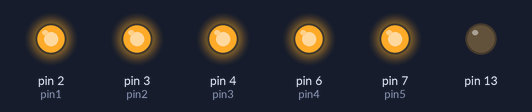
The sketch below on a simulated Arduino Uno, built with avr-gcc and run on an emulated ATmega328P. Parts: output pins drawn as LEDs (lit = HIGH).

Above: at 0.3 s.
At 5.1 s:
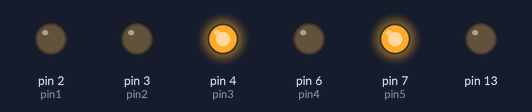
At 9.6 s:
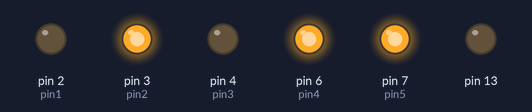
At 19.3 s:
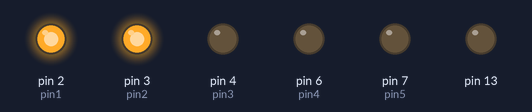
At 29.1 s:
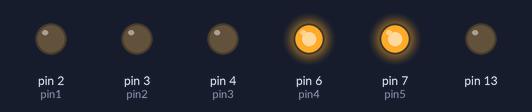
At 38.8 s:
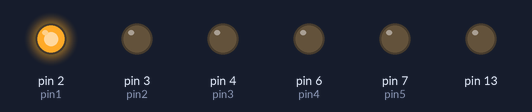
Timing chart, 0 to 40.0 s (numbered marks = the images above):
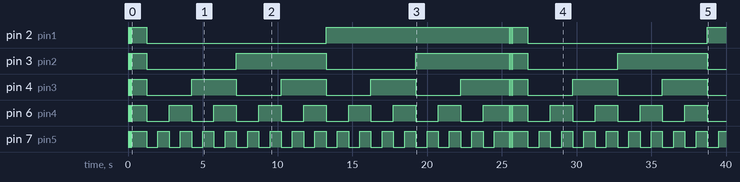

The sketch:

1._5_bit_binary_system_viewer.ino
```cpp
int pin1=2;
int pin2=3;
int pin3=4;
int pin4=6;
int pin5=7;

int dt=750;

void setup() {
  // put your setup code here, to run once:
  pinMode(pin1,OUTPUT);
  pinMode(pin2,OUTPUT);
  pinMode(pin3,OUTPUT);
  pinMode(pin4,OUTPUT);
  pinMode(pin5,OUTPUT);
  pinMode(13,OUTPUT);
  digitalWrite(13,LOW);
}

void loop() {
  // put your main code here, to run repeatedly:
  digitalWrite(pin1,LOW); //START
  digitalWrite(pin2,LOW);
  digitalWrite(pin3,LOW);
  digitalWrite(pin4,LOW);
  digitalWrite(pin5,LOW);
  delay(50);
  digitalWrite(pin1,HIGH); //START
  digitalWrite(pin2,HIGH);
  digitalWrite(pin3,HIGH);
  digitalWrite(pin4,HIGH);
  digitalWrite(pin5,HIGH);
  delay(50);
  digitalWrite(pin1,LOW); //START
  digitalWrite(pin2,LOW);
  digitalWrite(pin3,LOW);
  digitalWrite(pin4,LOW);
  digitalWrite(pin5,LOW);
  delay(50);
  digitalWrite(pin1,HIGH); //START
  digitalWrite(pin2,HIGH);
  digitalWrite(pin3,HIGH);
  digitalWrite(pin4,HIGH);
  digitalWrite(pin5,HIGH);
  delay(50);
  digitalWrite(pin1,LOW); //START
  digitalWrite(pin2,LOW);
  digitalWrite(pin3,LOW);
  digitalWrite(pin4,LOW);
  digitalWrite(pin5,LOW);
  delay(50);
  digitalWrite(pin1,HIGH); //START
  digitalWrite(pin2,HIGH);
  digitalWrite(pin3,HIGH);
  digitalWrite(pin4,HIGH);
  digitalWrite(pin5,HIGH);
  delay(1000);


  digitalWrite(pin1,LOW); //00
  digitalWrite(pin2,LOW);
  digitalWrite(pin3,LOW);
  digitalWrite(pin4,LOW);
  digitalWrite(pin5,LOW);
  delay(dt);

  digitalWrite(pin1,LOW); //01
  digitalWrite(pin2,LOW);
  digitalWrite(pin3,LOW);
  digitalWrite(pin4,LOW);
  digitalWrite(pin5,HIGH);
  delay(dt);

  digitalWrite(pin1,LOW); //02
  digitalWrite(pin2,LOW);
  digitalWrite(pin3,LOW);
  digitalWrite(pin4,HIGH);
  digitalWrite(pin5,LOW);
  delay(dt);

  digitalWrite(pin1,LOW); //03
  digitalWrite(pin2,LOW);
  digitalWrite(pin3,LOW);
  digitalWrite(pin4,HIGH);
  digitalWrite(pin5,HIGH);
  delay(dt);

  digitalWrite(pin1,LOW); //04
  digitalWrite(pin2,LOW);
  digitalWrite(pin3,HIGH);
  digitalWrite(pin4,LOW);
  digitalWrite(pin5,LOW);
  delay(dt);

  digitalWrite(pin1,LOW); //05
  digitalWrite(pin2,LOW);
  digitalWrite(pin3,HIGH);
  digitalWrite(pin4,LOW);
  digitalWrite(pin5,HIGH);
  delay(dt);

  digitalWrite(pin1,LOW); //06
  digitalWrite(pin2,LOW);
  digitalWrite(pin3,HIGH);
  digitalWrite(pin4,HIGH);
  digitalWrite(pin5,LOW);
  delay(dt);

  digitalWrite(pin1,LOW); //07
  digitalWrite(pin2,LOW);
  digitalWrite(pin3,HIGH);
  digitalWrite(pin4,HIGH);
  digitalWrite(pin5,HIGH);
  delay(dt);

  digitalWrite(pin1,LOW); //08
  digitalWrite(pin2,HIGH);
  digitalWrite(pin3,LOW);
  digitalWrite(pin4,LOW);
  digitalWrite(pin5,LOW);
  delay(dt);

  digitalWrite(pin1,LOW); //09
  digitalWrite(pin2,HIGH);
  digitalWrite(pin3,LOW);
  digitalWrite(pin4,LOW);
  digitalWrite(pin5,HIGH);
  delay(dt);

  digitalWrite(pin1,LOW); //10
  digitalWrite(pin2,HIGH);
  digitalWrite(pin3,LOW);
  digitalWrite(pin4,HIGH);
  digitalWrite(pin5,LOW);
  delay(dt);

  digitalWrite(pin1,LOW); //11
  digitalWrite(pin2,HIGH);
  digitalWrite(pin3,LOW);
  digitalWrite(pin4,HIGH);
  digitalWrite(pin5,HIGH);
  delay(dt);

  digitalWrite(pin1,LOW); //12
  digitalWrite(pin2,HIGH);
  digitalWrite(pin3,HIGH);
  digitalWrite(pin4,LOW);
  digitalWrite(pin5,LOW);
  delay(dt);

  digitalWrite(pin1,LOW); //13
  digitalWrite(pin2,HIGH);
  digitalWrite(pin3,HIGH);
  digitalWrite(pin4,LOW);
  digitalWrite(pin5,HIGH);
  delay(dt);

  digitalWrite(pin1,LOW); //14
  digitalWrite(pin2,HIGH);
  digitalWrite(pin3,HIGH);
  digitalWrite(pin4,HIGH);
  digitalWrite(pin5,LOW);
  delay(dt);

  digitalWrite(pin1,LOW); //15
  digitalWrite(pin2,HIGH);
  digitalWrite(pin3,HIGH);
  digitalWrite(pin4,HIGH);
  digitalWrite(pin5,HIGH);
  delay(dt);

  digitalWrite(pin1,HIGH); //16
  digitalWrite(pin2,LOW);
  digitalWrite(pin3,LOW);
  digitalWrite(pin4,LOW);
  digitalWrite(pin5,LOW);
  delay(dt);

  digitalWrite(pin1,HIGH); //17
  digitalWrite(pin2,LOW);
  digitalWrite(pin3,LOW);
  digitalWrite(pin4,LOW);
  digitalWrite(pin5,HIGH);
  delay(dt);

  digitalWrite(pin1,HIGH); //18
  digitalWrite(pin2,LOW);
  digitalWrite(pin3,LOW);
  digitalWrite(pin4,HIGH);
  digitalWrite(pin5,LOW);
  delay(dt);

  digitalWrite(pin1,HIGH); //19
  digitalWrite(pin2,LOW);
  digitalWrite(pin3,LOW);
  digitalWrite(pin4,HIGH);
  digitalWrite(pin5,HIGH);
  delay(dt);

  digitalWrite(pin1,HIGH); //20
  digitalWrite(pin2,LOW);
  digitalWrite(pin3,HIGH);
  digitalWrite(pin4,LOW);
  digitalWrite(pin5,LOW);
  delay(dt);

  digitalWrite(pin1,HIGH); //21
  digitalWrite(pin2,LOW);
  digitalWrite(pin3,HIGH);
  digitalWrite(pin4,LOW);
  digitalWrite(pin5,HIGH);
  delay(dt);

  digitalWrite(pin1,HIGH); //22
  digitalWrite(pin2,LOW);
  digitalWrite(pin3,HIGH);
  digitalWrite(pin4,HIGH);
  digitalWrite(pin5,LOW);
  delay(dt);

  digitalWrite(pin1,HIGH); //23
  digitalWrite(pin2,LOW);
  digitalWrite(pin3,HIGH);
  digitalWrite(pin4,HIGH);
  digitalWrite(pin5,HIGH);
  delay(dt);

  digitalWrite(pin1,HIGH); //24
  digitalWrite(pin2,HIGH);
  digitalWrite(pin3,LOW);
  digitalWrite(pin4,LOW);
  digitalWrite(pin5,LOW);
  delay(dt);

  digitalWrite(pin1,HIGH); //25
  digitalWrite(pin2,HIGH);
  digitalWrite(pin3,LOW);
  digitalWrite(pin4,LOW);
  digitalWrite(pin5,HIGH);
  delay(dt);

  digitalWrite(pin1,HIGH); //26
  digitalWrite(pin2,HIGH);
  digitalWrite(pin3,LOW);
  digitalWrite(pin4,HIGH);
  digitalWrite(pin5,LOW);
  delay(dt);

  digitalWrite(pin1,HIGH); //27
  digitalWrite(pin2,HIGH);
  digitalWrite(pin3,LOW);
  digitalWrite(pin4,HIGH);
  digitalWrite(pin5,HIGH);
  delay(dt);

  digitalWrite(pin1,HIGH); //28
  digitalWrite(pin2,HIGH);
  digitalWrite(pin3,HIGH);
  digitalWrite(pin4,LOW);
  digitalWrite(pin5,LOW);
  delay(dt);

  digitalWrite(pin1,HIGH); //29
  digitalWrite(pin2,HIGH);
  digitalWrite(pin3,HIGH);
  digitalWrite(pin4,LOW);
  digitalWrite(pin5,HIGH);
  delay(dt);

  digitalWrite(pin1,HIGH); //30
  digitalWrite(pin2,HIGH);
  digitalWrite(pin3,HIGH);
  digitalWrite(pin4,HIGH);
  digitalWrite(pin5,LOW);
  delay(dt);

  digitalWrite(pin1,HIGH); //31
  digitalWrite(pin2,HIGH);
  digitalWrite(pin3,HIGH);
  digitalWrite(pin4,HIGH);
  digitalWrite(pin5,HIGH);
  delay(1000);


}
```
